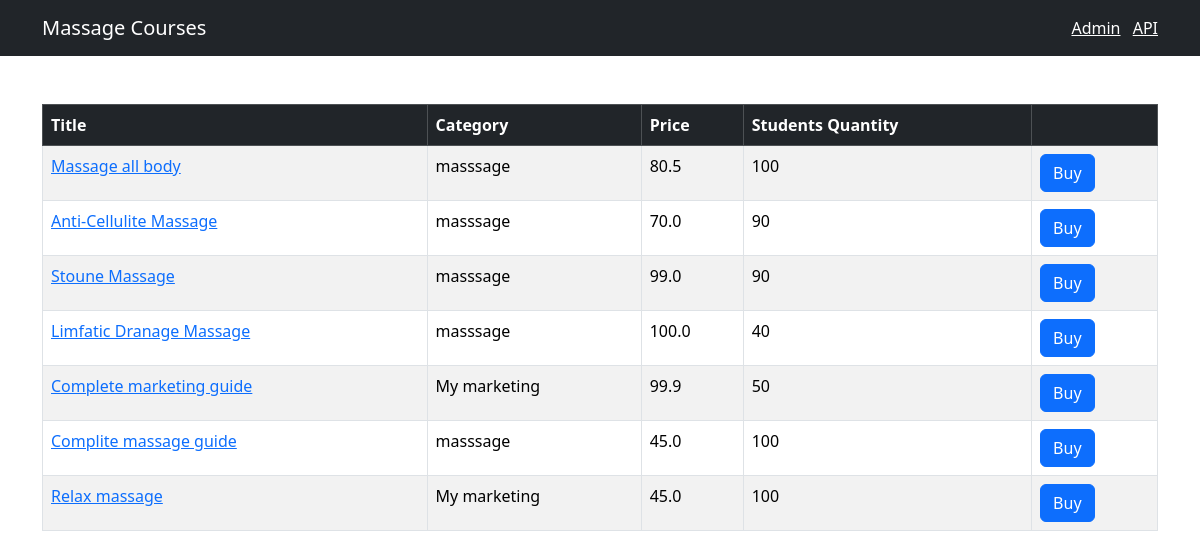
The page / on the database its author committed.
### beauty/models.py (models this page shows, shortened)
class Course(models.Model):
    title = models.CharField(max_length=300)
    price = models.FloatField()
    students_qty = models.IntegerField()
    reviews_qty = models.IntegerField()
    category = models.ForeignKey(Category, on_delete=models.CASCADE)
    created_at = models.DateTimeField(default=timezone.now)

class Category(models.Model):
    title = models.CharField(max_length=255)
    created_at = models.DateTimeField(default=timezone.now)
    def __str__(self):
        return self.title

### beauty/views.py (the view)
# urls.py: path('', include(api.urls), name='index')
def index(request):
    courses = Course.objects.all()
    return render(request, 'beauty/courses.html',{'courses':courses})

### templates/beauty/courses.html (shortened to what this page needs)
{% extends 'base.html' %}
{% block content %}
<table class="table mt-5 table-bordered table-striped table-hover">
    <thead class="table-dark">
    <tr>
        <th>Title</th>
        <th>Category</th>
        <th>Price</th>
        <th>Students Quantity</th>
        <th></th>
    </tr>
    </thead>
    <tbody>
    <tr>
        {% for course in courses %}
        <td>
            <a href={% url "beauty:single_course" course.id %}>{{course.title}}</a>
        </td>
        <td>{{course.category}}</td>
        <td>{{course.price}}</td>
        <td> {{course.students_qty}} </td>
        <td> <button class ="btn btn-primary">Buy</button> </td>
    </tr>
    {% endfor %}
    </tbody>
</table>
{% endblock %}

### templates/base.html (shortened to what this page needs)
<!doctype html>
<html lang="en">
<head>
    <link href="https://cdn.jsdelivr.net/npm/bootstrap@5.3.8/dist/css/bootstrap.min.css" rel="stylesheet">
</head>
<body>
<nav class="navbar navbar-dark bg-dark">
    <div class="container">
        <a href={% url "beauty:index" %} class="navbar-brand"> Massage Courses</a>
        <span class="navbar-text">
        <a href="/admin/" class="me-2" target="_blank">Admin</a>
        <a href="/api/v1/" target="_blank">API</a>
        </span>
    </div>
</nav>
<main class="container">
    {% block content %}
    {% endblock %}
</main>
</body>
</html>

### rows shown on the page
Course: title "Massage all body", category "masssage", price "80.5", students_qty "100"
Course: title "Anti-Cellulite Massage", category "masssage", price "70.0", students_qty "90"
Course: title "Stoune Massage", category "masssage", price "99.0", students_qty "90"
Course: title "Limfatic Dranage Massage", category "masssage", price "100.0", students_qty "40"
Course: title "Complete marketing guide", category "My marketing", price "99.9", students_qty "50"
Course: title "Complite massage guide", category "masssage", price "45.0", students_qty "100"
Course: title "Relax massage", category "My marketing", price "45.0", students_qty "100"
